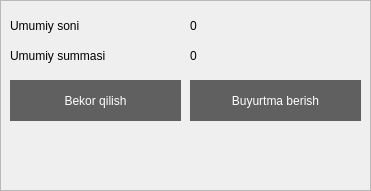
     <widget class="QFrame" name="frame_10">
      <property name="geometry">
       <rect>
        <x>0</x>
        <y>530</y>
        <width>371</width>
        <height>191</height>
       </rect>
      </property>
      <property name="styleSheet">
       <string notr="true">QPushButton{
background:rgba(0, 0, 0,0.6);
border-radius:none;
color: white;
}
QPushButton:hover{
background:rgba(0, 0, 0,0.6)
}</string>
      </property>
      <property name="frameShape">
       <enum>QFrame::StyledPanel</enum>
      </property>
      <property name="frameShadow">
       <enum>QFrame::Raised</enum>
      </property>
      <widget class="QPushButton" name="btnCancel">
       <property name="geometry">
        <rect>
         <x>10</x>
         <y>80</y>
         <width>171</width>
         <height>41</height>
        </rect>
       </property>
       <property name="styleSheet">
        <string notr="true">QPushButton:hover{
background: rgba(231,30,21,0.6);
}</string>
       </property>
       <property name="text">
        <string>Bekor qilish</string>
       </property>
      </widget>
      <widget class="QPushButton" name="btnOk">
       <property name="geometry">
        <rect>
         <x>190</x>
         <y>80</y>
         <width>171</width>
         <height>41</height>
        </rect>
       </property>
       <property name="styleSheet">
        <string notr="true">QPushButton:hover{
background: rgba(17,148,0, 0.7);
}</string>
       </property>
       <property name="text">
        <string>Buyurtma berish</string>
       </property>
      </widget>
      <widget class="QLabel" name="label">
       <property name="geometry">
        <rect>
         <x>10</x>
         <y>10</y>
         <width>171</width>
         <height>31</height>
        </rect>
       </property>
       <property name="text">
        <string>Umumiy soni</string>
       </property>
      </widget>
      <widget class="QLabel" name="label_count">
       <property name="geometry">
        <rect>
         <x>190</x>
         <y>10</y>
         <width>171</width>
         <height>31</height>
        </rect>
       </property>
       <property name="text">
        <string>0</string>
       </property>
      </widget>
      <widget class="QLabel" name="label_4">
       <property name="geometry">
        <rect>
         <x>10</x>
         <y>40</y>
         <width>171</width>
         <height>31</height>
        </rect>
       </property>
       <property name="text">
        <string>Umumiy summasi</string>
       </property>
      </widget>
      <widget class="QLabel" name="label_sum">
       <property name="geometry">
        <rect>
         <x>190</x>
         <y>40</y>
         <width>171</width>
         <height>31</height>
        </rect>
       </property>
       <property name="text">
        <string>0</string>
       </property>
      </widget>
     </widget>
